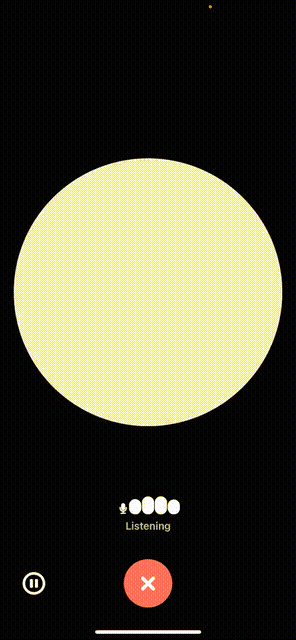
#> input picture chatgpt.gif, 296 x 640 px, found by its file name
$ python extract_gif.py
#> lines starting #> are read from the running program, lines starting #| are printed output that depends on the picture
import os
from PIL import Image

def extract_frames(gif_path, output_folder):
#> called with gif_path = '/workspace/chatgpt.gif', output_folder = '/workspace/frames'
    if not os.path.exists(output_folder):
        os.makedirs(output_folder)

    with Image.open(gif_path) as img:
#> img is the input picture: PIL image 296x640 P; mean R, G, B 80.2, 72.9, 79.4
        frame_idx = 0
        while True:
            try:
                img.seek(frame_idx)
                # Convert to RGB to save as JPEG/PNG correctly
                frame = img.convert("RGB")
                frame.save(os.path.join(output_folder, f"frame_{frame_idx:03d}.png"))
                frame_idx += 1
            except EOFError:
                break
#> this loop made 155 passes
#> pass 2, in extract_frames, `frame = img.convert("RGB")`:
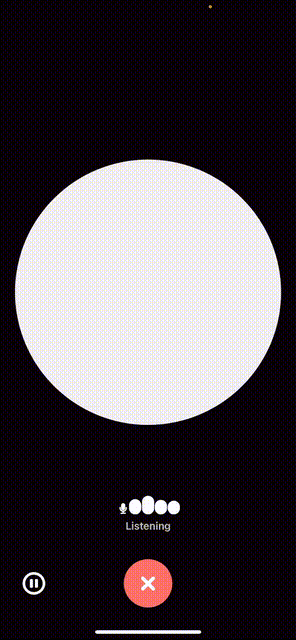
#> frame: PIL image 296x640 RGB; mean R, G, B 79.8, 72.5, 78.8
#> after the loop:
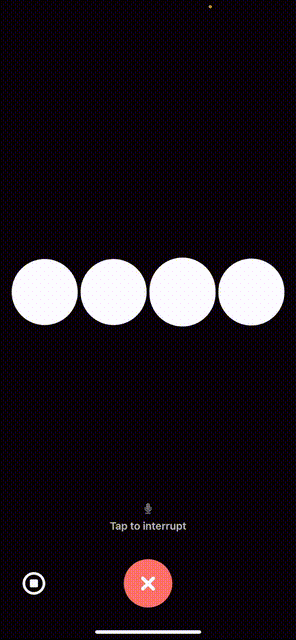
#> frame: PIL image 296x640 RGB; mean R, G, B 29.2, 20.7, 28.1
#> after the loop, frame_idx = 154

    print(f"Successfully extracted {frame_idx} frames to {output_folder}")
#| Successfully extracted 154 frames to /workspace/frames

if __name__ == "__main__":
    gif_path = "/workspace/chatgpt.gif"
    output_folder = "/workspace/frames"
    extract_frames(gif_path, output_folder)
